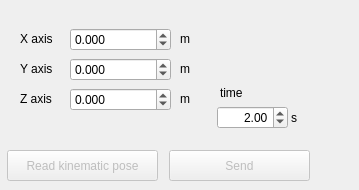
    <widget class="QWidget" name="tab_cs">
     <attribute name="title">
      <string>Task space</string>
     </attribute>
     <widget class="QDoubleSpinBox" name="doubleSpinBox_x">
      <property name="geometry">
       <rect>
        <x>70</x>
        <y>28</y>
        <width>101</width>
        <height>23</height>
       </rect>
      </property>
      <property name="decimals">
       <number>3</number>
      </property>
      <property name="minimum">
       <double>-1.000000000000000</double>
      </property>
      <property name="maximum">
       <double>1.000000000000000</double>
      </property>
      <property name="singleStep">
       <double>0.010000000000000</double>
      </property>
     </widget>
     <widget class="QPushButton" name="btn_send_kinematic_pose">
      <property name="enabled">
       <bool>false</bool>
      </property>
      <property name="geometry">
       <rect>
        <x>169</x>
        <y>150</y>
        <width>141</width>
        <height>31</height>
       </rect>
      </property>
      <property name="text">
       <string>Send</string>
      </property>
     </widget>
     <widget class="QLabel" name="label_27">
      <property name="geometry">
       <rect>
        <x>180</x>
        <y>92</y>
        <width>59</width>
        <height>14</height>
       </rect>
      </property>
      <property name="text">
       <string>m</string>
      </property>
     </widget>
     <widget class="QDoubleSpinBox" name="doubleSpinBox_z">
      <property name="geometry">
       <rect>
        <x>70</x>
        <y>88</y>
        <width>101</width>
        <height>23</height>
       </rect>
      </property>
      <property name="decimals">
       <number>3</number>
      </property>
      <property name="minimum">
       <double>-1.000000000000000</double>
      </property>
      <property name="maximum">
       <double>1.000000000000000</double>
      </property>
      <property name="singleStep">
       <double>0.010000000000000</double>
      </property>
     </widget>
     <widget class="QLabel" name="label_28">
      <property name="geometry">
       <rect>
        <x>180</x>
        <y>62</y>
        <width>59</width>
        <height>14</height>
       </rect>
      </property>
      <property name="text">
       <string>m</string>
      </property>
     </widget>
     <widget class="QDoubleSpinBox" name="doubleSpinBox_y">
      <property name="geometry">
       <rect>
        <x>70</x>
        <y>58</y>
        <width>101</width>
        <height>23</height>
       </rect>
      </property>
      <property name="decimals">
       <number>3</number>
      </property>
      <property name="minimum">
       <double>-1.000000000000000</double>
      </property>
      <property name="maximum">
       <double>1.000000000000000</double>
      </property>
      <property name="singleStep">
       <double>0.010000000000000</double>
      </property>
     </widget>
     <widget class="QPushButton" name="btn_read_kinematic_pose">
      <property name="enabled">
       <bool>false</bool>
      </property>
      <property name="geometry">
       <rect>
        <x>7</x>
        <y>150</y>
        <width>151</width>
        <height>31</height>
       </rect>
      </property>
      <property name="text">
       <string>Read kinematic pose</string>
      </property>
     </widget>
     <widget class="QLabel" name="label_29">
      <property name="geometry">
       <rect>
        <x>20</x>
        <y>32</y>
        <width>59</width>
        <height>14</height>
       </rect>
      </property>
      <property name="text">
       <string>X axis</string>
      </property>
     </widget>
     <widget class="QLabel" name="label_30">
      <property name="geometry">
       <rect>
        <x>20</x>
        <y>92</y>
        <width>59</width>
        <height>14</height>
       </rect>
      </property>
      <property name="text">
       <string>Z axis</string>
      </property>
     </widget>
     <widget class="QLabel" name="label_31">
      <property name="geometry">
       <rect>
        <x>180</x>
        <y>32</y>
        <width>59</width>
        <height>14</height>
       </rect>
      </property>
      <property name="text">
       <string>m</string>
      </property>
     </widget>
     <widget class="QLabel" name="label_32">
      <property name="geometry">
       <rect>
        <x>20</x>
        <y>59</y>
        <width>59</width>
        <height>20</height>
       </rect>
      </property>
      <property name="text">
       <string>Y axis</string>
      </property>
     </widget>
     <widget class="QDoubleSpinBox" name="doubleSpinBox_time_cs">
      <property name="geometry">
       <rect>
        <x>217</x>
        <y>106</y>
        <width>71</width>
        <height>23</height>
       </rect>
      </property>
      <property name="alignment">
       <set>Qt::AlignRight|Qt::AlignTrailing|Qt::AlignVCenter</set>
      </property>
      <property name="minimum">
       <double>-3.140000000000000</double>
      </property>
      <property name="maximum">
       <double>10.000000000000000</double>
      </property>
      <property name="singleStep">
       <double>0.500000000000000</double>
      </property>
      <property name="value">
       <double>2.000000000000000</double>
      </property>
     </widget>
     <widget class="QLabel" name="label_35">
      <property name="geometry">
       <rect>
        <x>291</x>
        <y>111</y>
        <width>59</width>
        <height>14</height>
       </rect>
      </property>
      <property name="text">
       <string>s</string>
      </property>
     </widget>
     <widget class="QLabel" name="label_36">
      <property name="geometry">
       <rect>
        <x>220</x>
        <y>86</y>
        <width>59</width>
        <height>14</height>
       </rect>
      </property>
      <property name="text">
       <string>time</string>
      </property>
     </widget>
    </widget>
